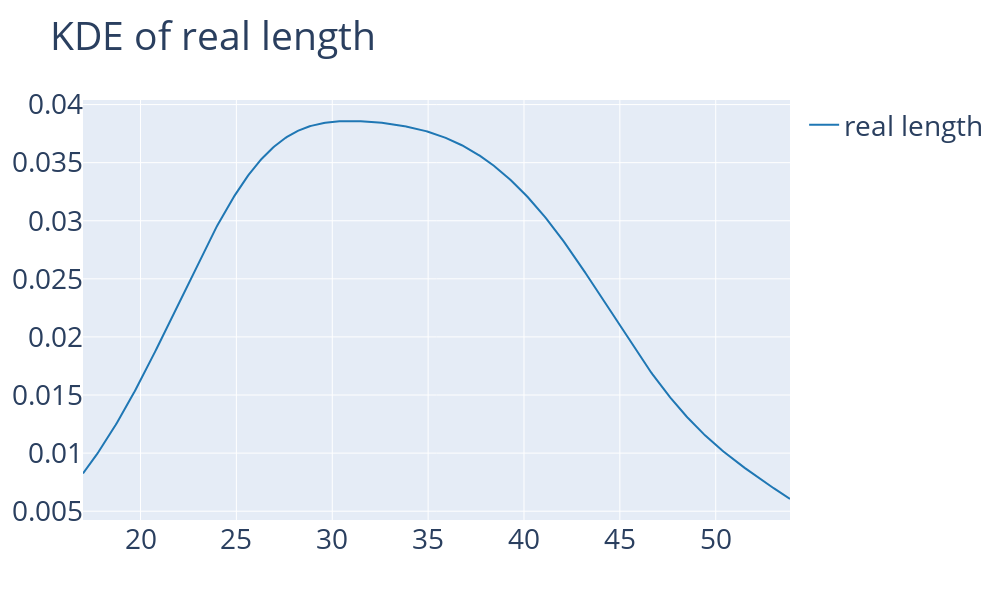

Notebook code for this chart:
### Code cell
import plotly.figure_factory as ff

# Assuming 'data3' is a pandas DataFrame
data3['index'] = data3.index

# Get the column at index 2
column = data3.columns[2]

# Create a list of arrays for the first argument
hist_data = [data3[column]]

fig = ff.create_distplot(hist_data, [column], show_hist=False, show_rug=False)
fig.update_layout(title=f'KDE of {column}', width=1000, height=600, font=dict(size=28))
fig.show()

### Figure 1 — Plotly figure (JSON) as saved in the notebook; plotly's stock layout.template omitted (floating-point values rounded to 4 significant figures; data arrays with more than 128 entries replaced by an {"elided": "..."} marker saying what was removed)
{"data": [{"legendgroup": "real length", "marker": {"color": "rgb(31, 119, 180)"}, "mode": "lines", "name": "real length", "showlegend": true, "type": "scatter", "x": {"elided": "500 float values"}, "xaxis": "x", "y": {"elided": "500 float values"}, "yaxis": "y"}], "layout": {"barmode": "overlay", "font": {"size": 28}, "height": 600, "hovermode": "closest", "legend": {"traceorder": "reversed"}, "title": {"text": "KDE of real length"}, "width": 1000, "xaxis": {"anchor": "y2", "domain": [0, 1], "zeroline": false}, "yaxis": {"anchor": "free", "domain": [0, 1], "position": 0}}}
